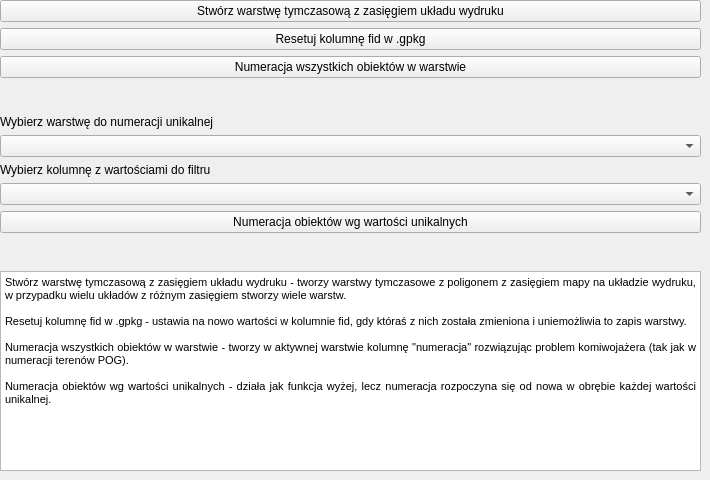
        <widget class="QWidget" name="tab_17">
         <attribute name="title">
          <string>Inne</string>
         </attribute>
         <widget class="QWidget" name="verticalLayoutWidget_12">
          <property name="geometry">
           <rect>
            <x>0</x>
            <y>0</y>
            <width>701</width>
            <height>471</height>
           </rect>
          </property>
          <layout class="QVBoxLayout" name="verticalLayout_14">
           <item>
            <widget class="QPushButton" name="pb_layout_area">
             <property name="text">
              <string>Stwórz warstwę tymczasową z zasięgiem układu wydruku</string>
             </property>
            </widget>
           </item>
           <item>
            <widget class="QPushButton" name="pb_reset_fid_values">
             <property name="text">
              <string>Resetuj kolumnę fid w .gpkg</string>
             </property>
            </widget>
           </item>
           <item>
            <widget class="QPushButton" name="pb_numeracja_pol">
             <property name="text">
              <string>Numeracja wszystkich obiektów w warstwie</string>
             </property>
            </widget>
           </item>
           <item>
            <spacer name="verticalSpacer_15">
             <property name="orientation">
              <enum>Qt::Vertical</enum>
             </property>
             <property name="sizeHint" stdset="0">
              <size>
               <width>20</width>
               <height>40</height>
              </size>
             </property>
            </spacer>
           </item>
           <item>
            <widget class="QLabel" name="label_25">
             <property name="text">
              <string>Wybierz warstwę do numeracji unikalnej</string>
             </property>
            </widget>
           </item>
           <item>
            <widget class="QgsMapLayerComboBox" name="numeracja_layer"/>
           </item>
           <item>
            <widget class="QLabel" name="label_15">
             <property name="text">
              <string>Wybierz kolumnę z wartościami do filtru</string>
             </property>
            </widget>
           </item>
           <item>
            <widget class="QComboBox" name="cb_numeracja_unikalna"/>
           </item>
           <item>
            <widget class="QPushButton" name="pb_numeracja_unikalna">
             <property name="text">
              <string>Numeracja obiektów wg wartości unikalnych</string>
             </property>
            </widget>
           </item>
           <item>
            <spacer name="verticalSpacer_7">
             <property name="orientation">
              <enum>Qt::Vertical</enum>
             </property>
             <property name="sizeHint" stdset="0">
              <size>
               <width>20</width>
               <height>40</height>
              </size>
             </property>
            </spacer>
           </item>
           <item>
            <widget class="QTextBrowser" name="textBrowser_4">
             <property name="minimumSize">
              <size>
               <width>0</width>
               <height>200</height>
              </size>
             </property>
             <property name="html">
              <string>&lt;!DOCTYPE HTML PUBLIC &quot;-//W3C//DTD HTML 4.0//EN&quot; &quot;http://www.w3.org/TR/REC-html40/strict.dtd&quot;&gt;
&lt;html&gt;&lt;head&gt;&lt;meta name=&quot;qrichtext&quot; content=&quot;1&quot; /&gt;&lt;style type=&quot;text/css&quot;&gt;
p, li { white-space: pre-wrap; }
&lt;/style&gt;&lt;/head&gt;&lt;body style=&quot; font-family:'Open Sans'; font-size:8pt; font-weight:400; font-style:normal;&quot;&gt;
&lt;p align=&quot;justify&quot; style=&quot; margin-top:0px; margin-bottom:0px; margin-left:0px; margin-right:0px; -qt-block-indent:0; text-indent:0px;&quot;&gt;Stwórz warstwę tymczasową z zasięgiem układu wydruku - tworzy warstwy tymczasowe z poligonem z zasięgiem mapy na układzie wydruku, w przypadku wielu układów z różnym zasięgiem stworzy wiele warstw.&lt;/p&gt;
&lt;p align=&quot;justify&quot; style=&quot;-qt-paragraph-type:empty; margin-top:0px; margin-bottom:0px; margin-left:0px; margin-right:0px; -qt-block-indent:0; text-indent:0px;&quot;&gt;&lt;br /&gt;&lt;/p&gt;
&lt;p align=&quot;justify&quot; style=&quot; margin-top:0px; margin-bottom:0px; margin-left:0px; margin-right:0px; -qt-block-indent:0; text-indent:0px;&quot;&gt;Resetuj kolumnę fid w .gpkg - ustawia na nowo wartości w kolumnie fid, gdy któraś z nich została zmieniona i uniemożliwia to zapis warstwy.&lt;/p&gt;
&lt;p align=&quot;justify&quot; style=&quot;-qt-paragraph-type:empty; margin-top:0px; margin-bottom:0px; margin-left:0px; margin-right:0px; -qt-block-indent:0; text-indent:0px;&quot;&gt;&lt;br /&gt;&lt;/p&gt;
&lt;p align=&quot;justify&quot; style=&quot; margin-top:0px; margin-bottom:0px; margin-left:0px; margin-right:0px; -qt-block-indent:0; text-indent:0px;&quot;&gt;Numeracja wszystkich obiektów w warstwie - tworzy w aktywnej warstwie kolumnę &amp;quot;numeracja&amp;quot; rozwiązując problem komiwojażera (tak jak w numeracji terenów POG).&lt;/p&gt;
&lt;p align=&quot;justify&quot; style=&quot;-qt-paragraph-type:empty; margin-top:0px; margin-bottom:0px; margin-left:0px; margin-right:0px; -qt-block-indent:0; text-indent:0px;&quot;&gt;&lt;br /&gt;&lt;/p&gt;
&lt;p align=&quot;justify&quot; style=&quot; margin-top:0px; margin-bottom:0px; margin-left:0px; margin-right:0px; -qt-block-indent:0; text-indent:0px;&quot;&gt;Numeracja obiektów wg wartości unikalnych - działa jak funkcja wyżej, lecz numeracja rozpoczyna się od nowa w obrębie każdej wartości unikalnej.&lt;/p&gt;&lt;/body&gt;&lt;/html&gt;</string>
             </property>
            </widget>
           </item>
          </layout>
         </widget>
        </widget>
